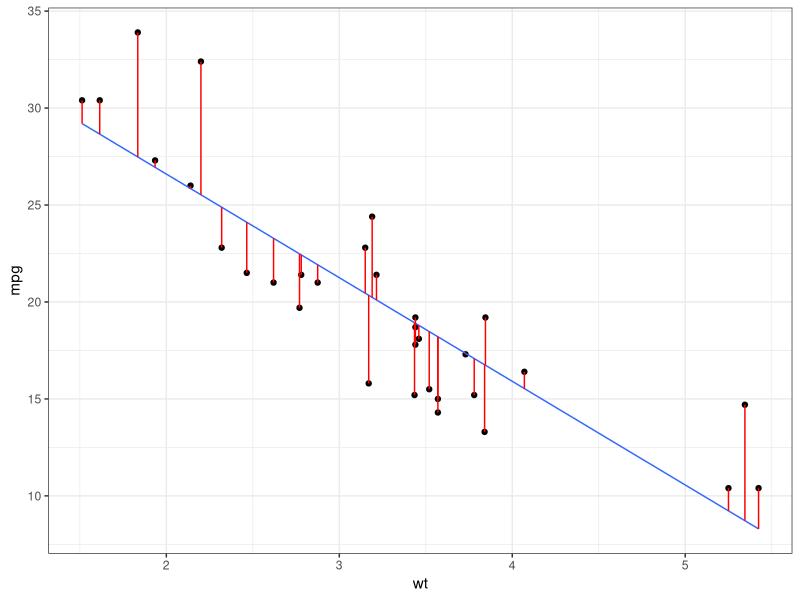
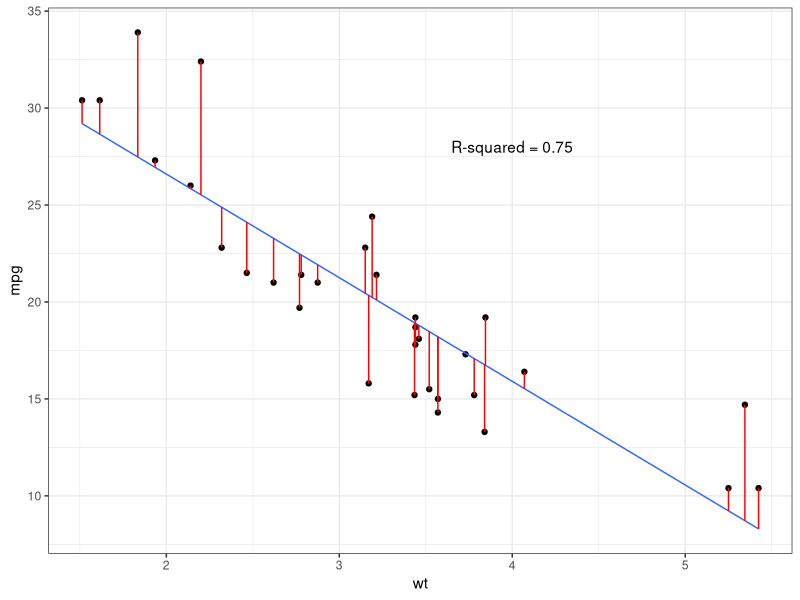
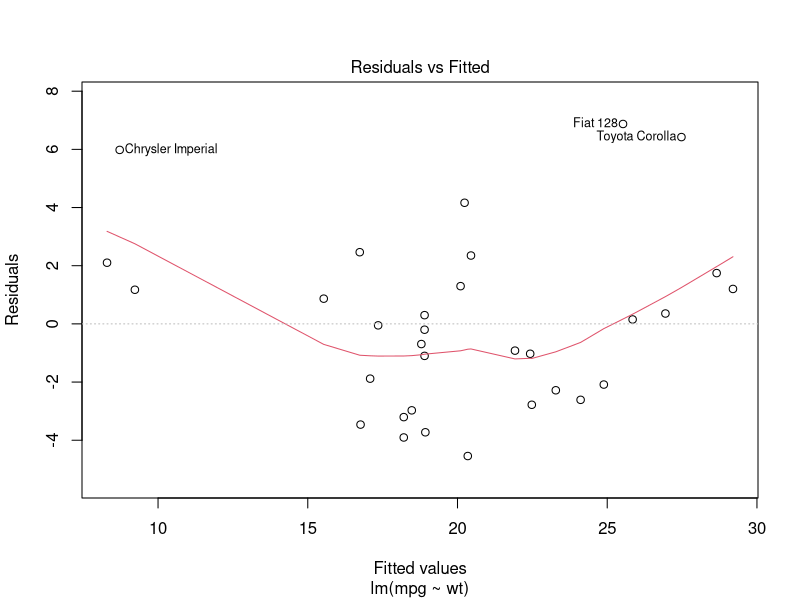
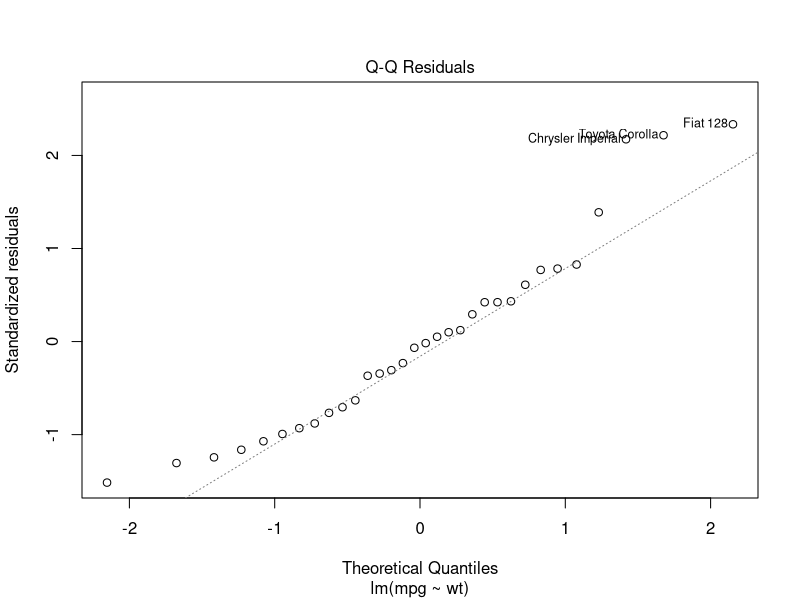
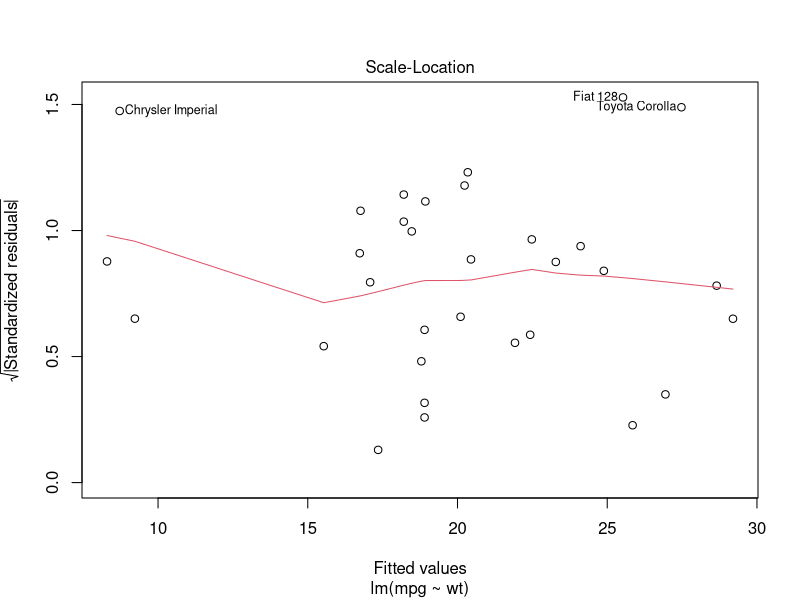
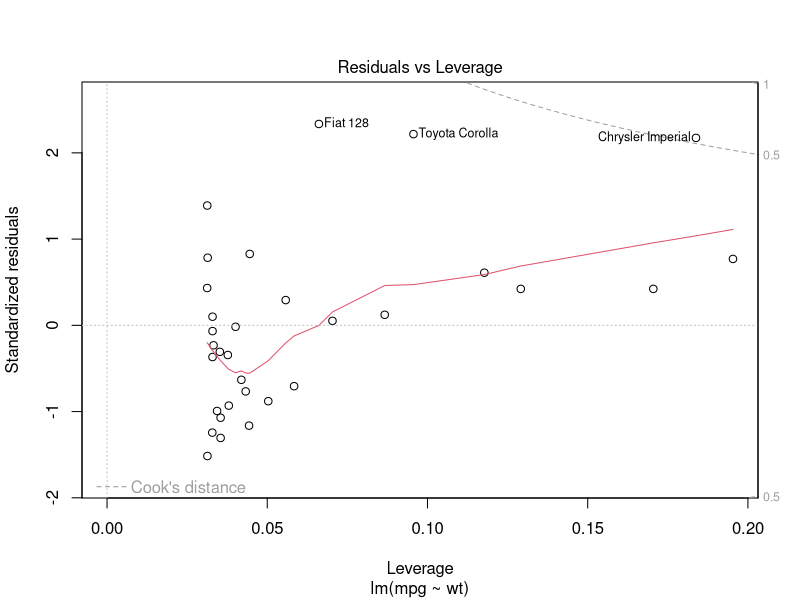
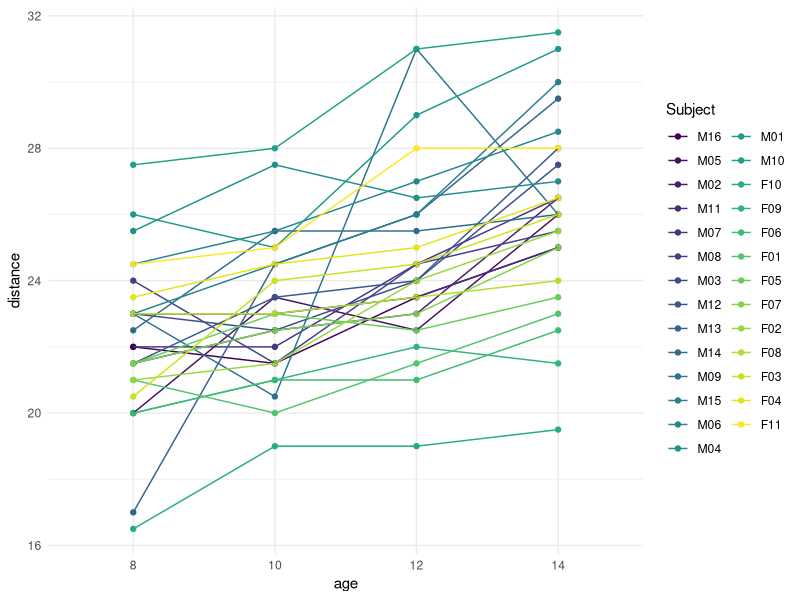
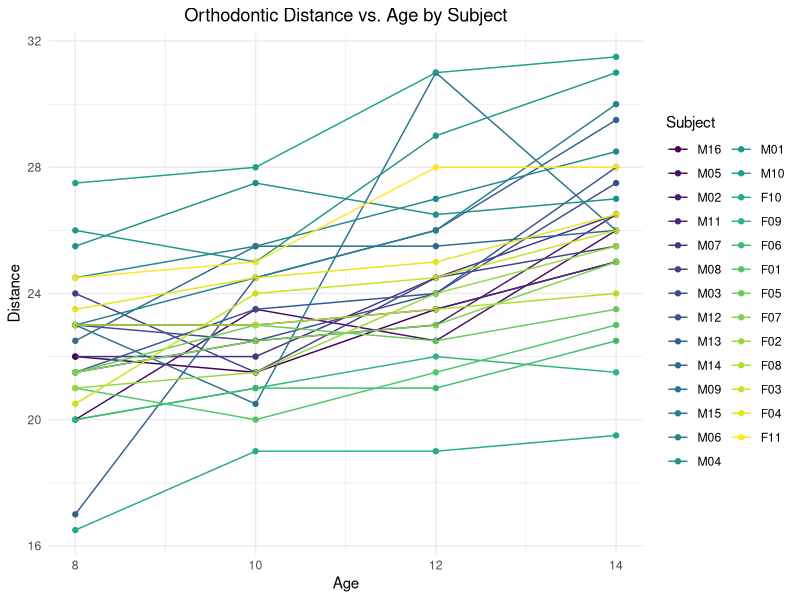

Here is the R script that generated these plots, in order:
library(tidyverse)

mtcars %>% 
  mutate(predicted = predict(lm(mpg ~ wt, data = .))) %>% 
  ggplot(aes(wt, mpg)) + 
  geom_point(size = 1.5) +
  geom_smooth(method = lm, se = F, size = 0.5) +
  geom_segment(aes(xend = wt, yend = predicted), color = "red") +
  theme_bw()

model <- lm(mpg ~ wt, data = mtcars)
mtcars %>% 
  mutate(predicted = predict(lm(mpg ~ wt, data = .))) %>% 
  ggplot(aes(wt, mpg)) + 
  geom_point(size = 1.5) +
  geom_smooth(method = lm, se = F, size = 0.5) +
  geom_segment(aes(xend = wt, yend = predicted), color = "red") +
  theme_bw() +
  annotate("text", x = 4, y = 28, label = paste("R-squared =", round(summary(model)$r.squared, 2))) 
# Add Multiple R-squared value for this simple linear regression in the plot



model <- lm(mpg ~ wt, data = mtcars)
plot(model)


# 4 assumptions
# 1) The relationship between the two variables is linear
# 2) Residuals are normally distributed
# 3) Residuals are homoscedastic
# 4) Residuals are independence



# Harvey-Collier Multiplier Test for Linearity
install.packages("lmtest")
library(lmtest)

harvtest(model)


# Shapiro-Wilk Test for normality
shapiro.test(residuals(model))



# Breusch-Pagan test for heteroscedasticity
# Or, Cook-Weisberg test
bptest(model)



# Durbin Watson test for independence / dependence
# Durbin Watson test comes with car package
library(car)

durbinWatsonTest(model)
# For this model, D-W Statistic is 1.251727 which is close to 2
# Therefore, residuals are independent in this model


######## Time series problem ###############
install.packages("nlme")
library(nlme)

?Orthodont
View(Orthodont)
glimpse(Orthodont)


Orthodont %>% 
  mutate(age = factor(age)) %>% 
  glimpse()
  
Orthodont %>% 
  mutate(age = factor(age)) %>% 
  ggplot(aes(age, distance, group = Subject, color = Subject)) +
  geom_point() +
  geom_line() +
  theme_minimal()

Orthodont %>% 
  ggplot(aes(age, distance, group = Subject, color = Subject)) +
  geom_point() +
  geom_line() +
  theme_minimal() +
  labs(title = "Orthodontic Distance vs. Age by Subject",
       x = "Age", y = "Distance") +
  theme(plot.title = element_text(hjust = 0.5))


